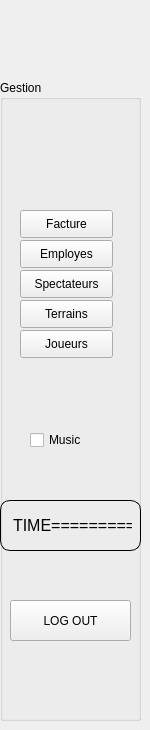
         <widget class="QWidget" name="page_5">
          <widget class="QGroupBox" name="groupBox">
           <property name="geometry">
            <rect>
             <x>0</x>
             <y>80</y>
             <width>141</width>
             <height>641</height>
            </rect>
           </property>
           <property name="title">
            <string>Gestion</string>
           </property>
           <widget class="QLabel" name="label_date_time">
            <property name="geometry">
             <rect>
              <x>0</x>
              <y>420</y>
              <width>141</width>
              <height>51</height>
             </rect>
            </property>
            <property name="font">
             <font>
              <family>MS Shell Dlg 2</family>
              <pointsize>12</pointsize>
              <weight>9</weight>
              <italic>false</italic>
              <bold>false</bold>
             </font>
            </property>
            <property name="styleSheet">
             <string notr="true">font: 75 12pt &quot;MS Shell Dlg 2&quot;;
 border-width: 1px;
border-style: solid;
border-color: black;
  border-radius: 10px;
padding:0 8;</string>
            </property>
            <property name="text">
             <string>TIME=========</string>
            </property>
           </widget>
           <widget class="QPushButton" name="logout_button">
            <property name="geometry">
             <rect>
              <x>10</x>
              <y>520</y>
              <width>121</width>
              <height>41</height>
             </rect>
            </property>
            <property name="text">
             <string>LOG OUT</string>
            </property>
           </widget>
           <widget class="QPushButton" name="Terrain">
            <property name="geometry">
             <rect>
              <x>20</x>
              <y>220</y>
              <width>93</width>
              <height>28</height>
             </rect>
            </property>
            <property name="text">
             <string>Terrains</string>
            </property>
           </widget>
           <widget class="QPushButton" name="Joueur">
            <property name="geometry">
             <rect>
              <x>20</x>
              <y>250</y>
              <width>93</width>
              <height>28</height>
             </rect>
            </property>
            <property name="text">
             <string>Joueurs</string>
            </property>
           </widget>
           <widget class="QPushButton" name="Spectateur">
            <property name="geometry">
             <rect>
              <x>20</x>
              <y>190</y>
              <width>93</width>
              <height>28</height>
             </rect>
            </property>
            <property name="text">
             <string>Spectateurs</string>
            </property>
           </widget>
           <widget class="QCheckBox" name="checkBox">
            <property name="enabled">
             <bool>true</bool>
            </property>
            <property name="geometry">
             <rect>
              <x>30</x>
              <y>350</y>
              <width>83</width>
              <height>20</height>
             </rect>
            </property>
            <property name="text">
             <string>Music</string>
            </property>
            <property name="checked">
             <bool>false</bool>
            </property>
           </widget>
           <widget class="QPushButton" name="Employes">
            <property name="geometry">
             <rect>
              <x>20</x>
              <y>160</y>
              <width>93</width>
              <height>28</height>
             </rect>
            </property>
            <property name="text">
             <string>Employes</string>
            </property>
           </widget>
           <widget class="QPushButton" name="Facture">
            <property name="geometry">
             <rect>
              <x>20</x>
              <y>130</y>
              <width>93</width>
              <height>28</height>
             </rect>
            </property>
            <property name="text">
             <string>Facture</string>
            </property>
           </widget>
          </widget>
         </widget>
